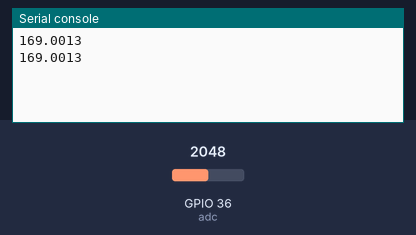
The program below on a simulated ESP32 board running MicroPython. Shown: the last lines printed to the serial console. The test bench sets the inputs (shaded band); at power-on: GPIO 36 (adc) = 2048 (analog values on the 0–4095 scale).

Above: at 1.2 s.
1.3 s: GPIO 36 (adc) set to 2866
At 2.6 s:
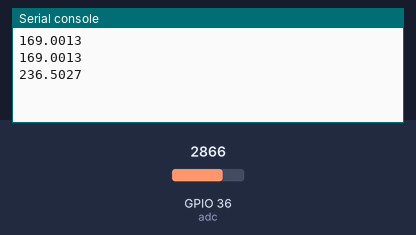
2.8 s: GPIO 36 (adc) set to 3603
At 3.6 s:
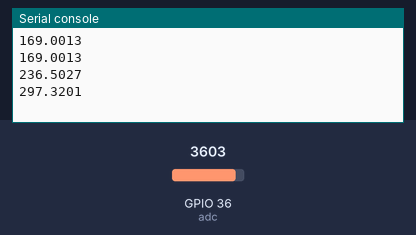
Timing chart, 0 to 5.8 s (numbered marks = the images above; inputs shaded):
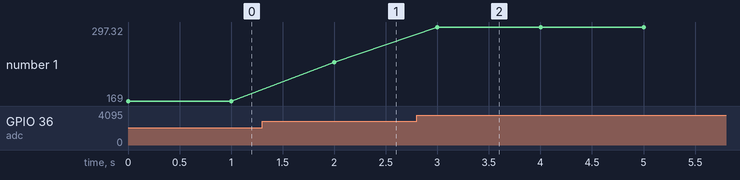

The program:

Project_27.1_Read_LM35_Temperature_Value.py
```python
from machine import ADC, Pin
import time

# Turn on and configure the ADC with the range of 0-3.3V
adc=ADC(Pin(36))
adc.atten(ADC.ATTN_11DB)
adc.width(ADC.WIDTH_12BIT)
conversion_factor = 3.3 / (4095)

while True:
    adcVal=adc.read()
    reading = adcVal * conversion_factor
    temperature = reading * 102.4
    print(temperature)
    time.sleep(1)
```

Measured:
- after the input at 1.3 s, the serial console: prints a new line after 0.70 s (image 1)
- after the input at 2.8 s, the serial console: prints a new line after 0.20 s (image 2)
- plotted number 1: 169 → 236.5 after the input at 1.3 s, 236.5 → 297.32 after the input at 2.8 s
